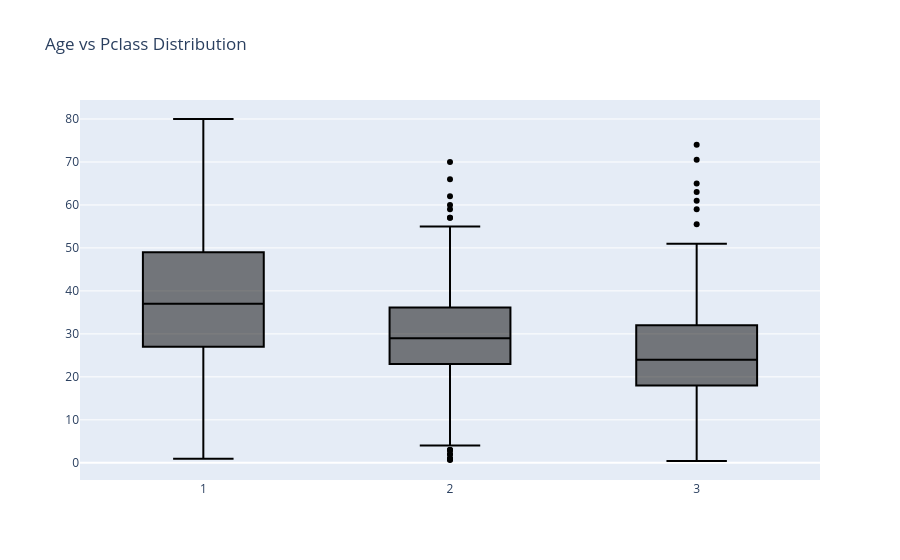

This figure's notebook cell:
### Code cell
trace = go.Box(x=data['Pclass'],
               y=data['Age'],
               marker={'color':'black'})
layout = go.Layout(title="Age vs Pclass Distribution")
fig = go.Figure(data=trace,layout = layout)
fig.show()

### Figure 1 — Plotly figure (JSON) as saved in the notebook; plotly's stock layout.template omitted (floating-point values rounded to 4 significant figures; data arrays with more than 128 entries replaced by an {"elided": "..."} marker saying what was removed)
{"data": [{"marker": {"color": "black"}, "type": "box", "x": {"elided": "891 int values"}, "y": {"elided": "891 float values"}}], "layout": {"title": {"text": "Age vs Pclass Distribution"}}}
